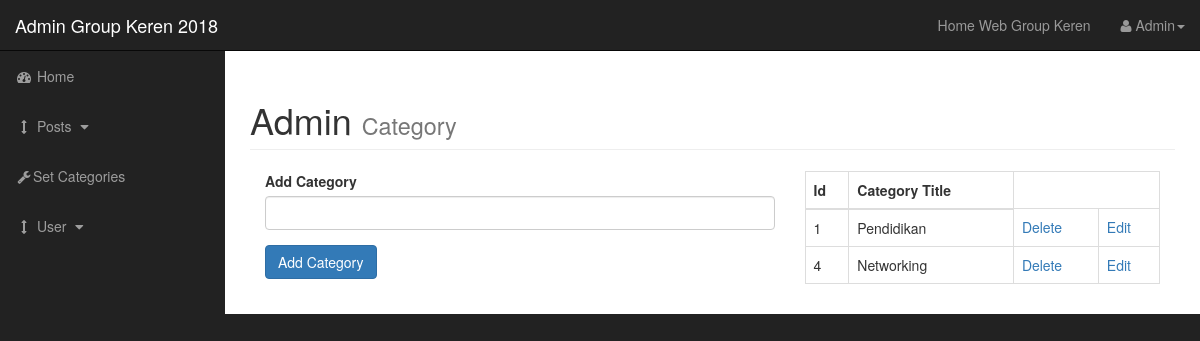
The page /admin/categories.php on the database as committed earlier.
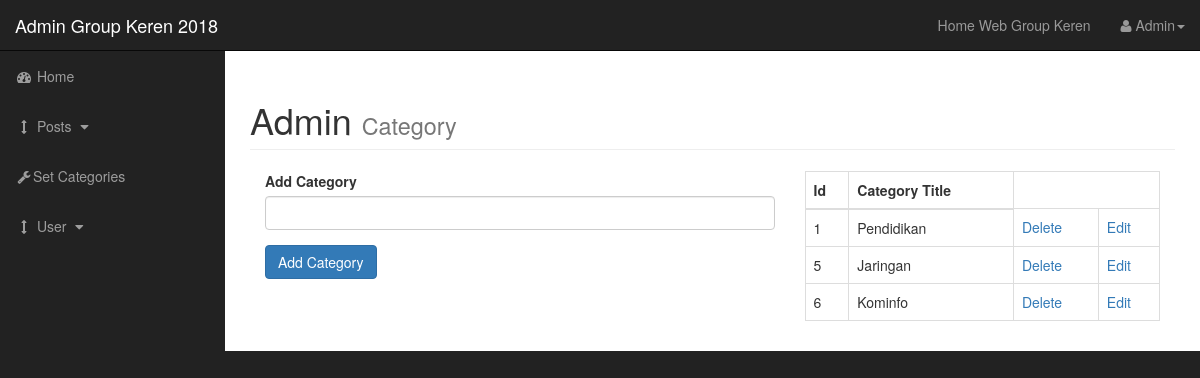
The same page on the database as committed later.
### tables this page shows
CREATE TABLE `category` (
  `cat_id` int(20) NOT NULL,
  `cat_judul` varchar(50) NOT NULL
);

### admin/functions.php (the view, shortened to what this page needs)
<?php
function findAllCategories(){
	global $connection;
	$query ="select * from category";
							$select_categories = mysqli_query($connection,$query);
							while($row = mysqli_fetch_assoc($select_categories)){
							$cat_id = $row['cat_id'];
							$cat_judul = $row['cat_judul'];
							echo"<tr>";
								echo"<td>{$cat_id}</td>";
								echo"<td>{$cat_judul}</td>";
								echo"<td><a href='categories.php?delete={$cat_id}'>Delete</a></td>";
								echo"<td><a href='categories.php?edit={$cat_id}'>Edit</a></td>";
							echo"</tr>";
					}
}
?>

### admin/include/admin_navigasi.php (shortened to what this page needs)
<nav class="navbar navbar-inverse navbar-fixed-top" role="navigation">
            <div class="navbar-header">
              <a class="navbar-brand" href="main.php">Admin Group Keren 2018</a>
            </div>
            <ul class="nav navbar-right top-nav">
			<li><a href="../index.php">Home Web Group Keren</a></li>
                <li class="dropdown">
                    <a href="#" class="dropdown-toggle" data-toggle="dropdown"><i class="fa fa-user"></i> Admin<b class="caret"></b></a>
                </li>
            </ul>
            <div class="collapse navbar-collapse navbar-ex1-collapse">
                <ul class="nav navbar-nav side-nav">
                    <li>
                        <a href="main.php"><i class="fa fa-fw fa-dashboard"></i> Home </a>
                    </li>
                    <li>
                        <a href="javascript:;" data-toggle="collapse" data-target="#posts_dropdown"><i class="fa fa-fw fa-arrows-v"></i> Posts <i class="fa fa-fw fa-caret-down"></i></a>
                    </li>
                    <li>
                        <a href="categories.php"><i class="fa fa-fw fa-wrench"></i>Set Categories</a>
                    </li>
					<li>
                        <a href="javascript:;" data-toggle="collapse" data-target="#demo"><i class="fa fa-fw fa-arrows-v"></i> User <i class="fa fa-fw fa-caret-down"></i></a>
                    </li>
				</ul>
            </div>
        </nav>

Rows that differ between the two databases and show on the page:
removed category: cat_id "4", cat_judul "Networking"
added category: cat_id "5", cat_judul "Jaringan"
added category: cat_id "6", cat_judul "Kominfo"
